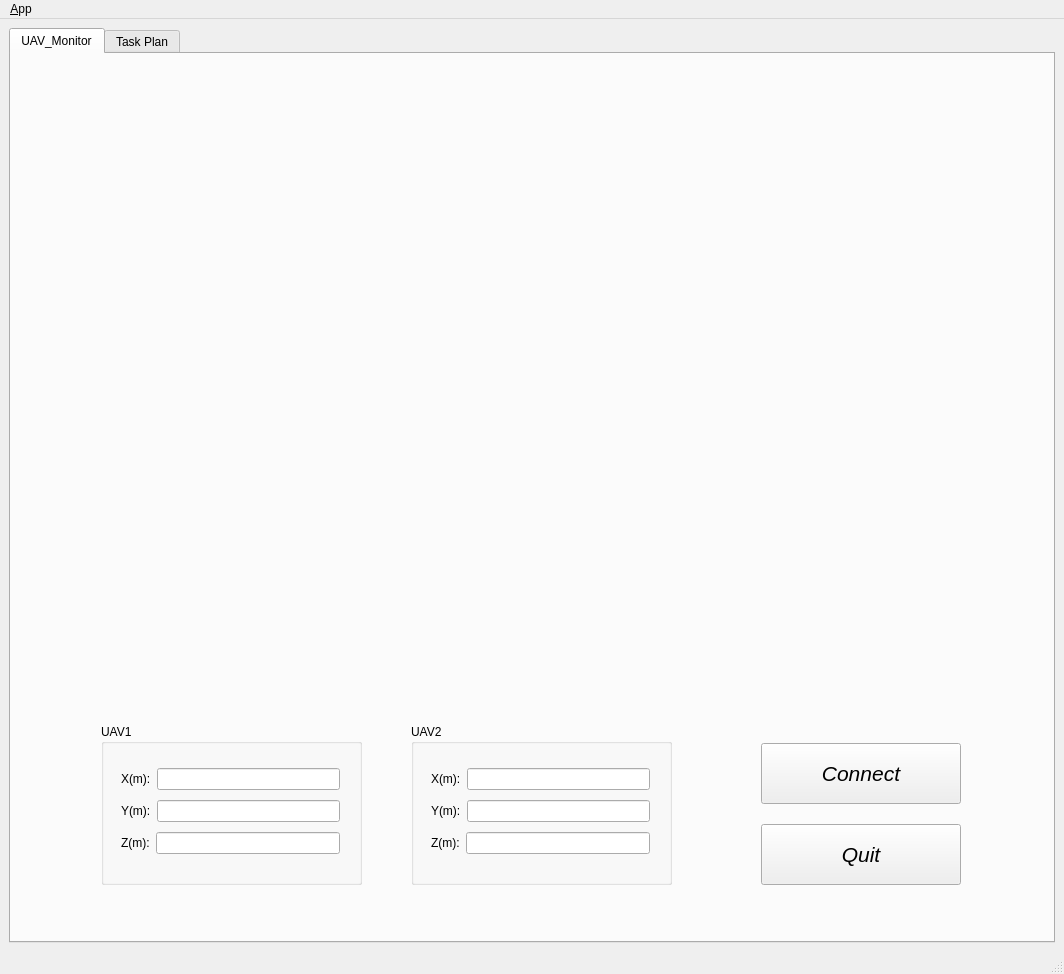
<?xml version="1.0" encoding="UTF-8"?>
<ui version="4.0">
 <class>MainWindowDesign</class>
 <widget class="QMainWindow" name="MainWindowDesign">
  <property name="geometry">
   <rect>
    <x>0</x>
    <y>0</y>
    <width>1064</width>
    <height>974</height>
   </rect>
  </property>
  <property name="windowTitle">
   <string>QRosApp</string>
  </property>
  <property name="windowIcon">
   <iconset>
    <normaloff>:/images/icon.png</normaloff>:/images/icon.png</iconset>
  </property>
  <property name="locale">
   <locale language="English" country="Australia"/>
  </property>
  <widget class="QWidget" name="centralwidget">
   <property name="enabled">
    <bool>true</bool>
   </property>
   <layout class="QHBoxLayout">
    <item>
     <widget class="QTabWidget" name="UAV_Monitor">
      <property name="minimumSize">
       <size>
        <width>100</width>
        <height>0</height>
       </size>
      </property>
      <property name="locale">
       <locale language="English" country="Australia"/>
      </property>
      <property name="currentIndex">
       <number>0</number>
      </property>
      <widget class="QWidget" name="UAV">
       <attribute name="title">
        <string>UAV_Monitor</string>
       </attribute>
       <widget class="QGroupBox" name="groupBox_2">
        <property name="geometry">
         <rect>
          <x>400</x>
          <y>670</y>
          <width>261</width>
          <height>161</height>
         </rect>
        </property>
        <property name="title">
         <string>UAV2</string>
        </property>
        <widget class="QWidget" name="layoutWidget_2">
         <property name="geometry">
          <rect>
           <x>20</x>
           <y>40</y>
           <width>219</width>
           <height>95</height>
          </rect>
         </property>
         <layout class="QVBoxLayout" name="verticalLayout_3">
          <item>
           <layout class="QHBoxLayout" name="horizontalLayout_4">
            <item>
             <widget class="QLabel" name="label_4">
              <property name="text">
               <string>X(m):</string>
              </property>
             </widget>
            </item>
            <item>
             <widget class="QLineEdit" name="lineEdit_4"/>
            </item>
           </layout>
          </item>
          <item>
           <layout class="QHBoxLayout" name="horizontalLayout_5">
            <item>
             <widget class="QLabel" name="label_5">
              <property name="text">
               <string>Y(m):</string>
              </property>
             </widget>
            </item>
            <item>
             <widget class="QLineEdit" name="lineEdit_5"/>
            </item>
           </layout>
          </item>
          <item>
           <layout class="QHBoxLayout" name="horizontalLayout_6">
            <item>
             <widget class="QLabel" name="label_6">
              <property name="text">
               <string>Z(m):</string>
              </property>
             </widget>
            </item>
            <item>
             <widget class="QLineEdit" name="lineEdit_6"/>
            </item>
           </layout>
          </item>
         </layout>
        </widget>
       </widget>
       <widget class="QWidget" name="widget_show" native="true">
        <property name="geometry">
         <rect>
          <x>10</x>
          <y>10</y>
          <width>1000</width>
          <height>600</height>
         </rect>
        </property>
       </widget>
       <widget class="QGroupBox" name="groupBox">
        <property name="geometry">
         <rect>
          <x>90</x>
          <y>670</y>
          <width>261</width>
          <height>161</height>
         </rect>
        </property>
        <property name="title">
         <string>UAV1</string>
        </property>
        <widget class="QWidget" name="layoutWidget">
         <property name="geometry">
          <rect>
           <x>20</x>
           <y>40</y>
           <width>219</width>
           <height>95</height>
          </rect>
         </property>
         <layout class="QVBoxLayout" name="verticalLayout">
          <item>
           <layout class="QHBoxLayout" name="horizontalLayout">
            <item>
             <widget class="QLabel" name="label_1">
              <property name="text">
               <string>X(m):</string>
              </property>
             </widget>
            </item>
            <item>
             <widget class="QLineEdit" name="lineEdit_1"/>
            </item>
           </layout>
          </item>
          <item>
           <layout class="QHBoxLayout" name="horizontalLayout_2">
            <item>
             <widget class="QLabel" name="label_2">
              <property name="text">
               <string>Y(m):</string>
              </property>
             </widget>
            </item>
            <item>
             <widget class="QLineEdit" name="lineEdit_2"/>
            </item>
           </layout>
          </item>
          <item>
           <layout class="QHBoxLayout" name="horizontalLayout_3">
            <item>
             <widget class="QLabel" name="label_3">
              <property name="text">
               <string>Z(m):</string>
              </property>
             </widget>
            </item>
            <item>
             <widget class="QLineEdit" name="lineEdit_3"/>
            </item>
           </layout>
          </item>
         </layout>
        </widget>
       </widget>
       <widget class="QPushButton" name="button_connect">
        <property name="enabled">
         <bool>true</bool>
        </property>
        <property name="geometry">
         <rect>
          <x>750</x>
          <y>689</y>
          <width>200</width>
          <height>61</height>
         </rect>
        </property>
        <property name="sizePolicy">
         <sizepolicy hsizetype="MinimumExpanding" vsizetype="Preferred">
          <horstretch>0</horstretch>
          <verstretch>0</verstretch>
         </sizepolicy>
        </property>
        <property name="font">
         <font>
          <pointsize>16</pointsize>
          <italic>true</italic>
         </font>
        </property>
        <property name="toolTip">
         <string>Set the target to the current joint trajectory state.</string>
        </property>
        <property name="statusTip">
         <string>Clear all waypoints and set the target to the current joint trajectory state.</string>
        </property>
        <property name="text">
         <string>Connect</string>
        </property>
       </widget>
       <widget class="QPushButton" name="button_quit">
        <property name="geometry">
         <rect>
          <x>750</x>
          <y>770</y>
          <width>200</width>
          <height>61</height>
         </rect>
        </property>
        <property name="sizePolicy">
         <sizepolicy hsizetype="MinimumExpanding" vsizetype="Preferred">
          <horstretch>0</horstretch>
          <verstretch>0</verstretch>
         </sizepolicy>
        </property>
        <property name="font">
         <font>
          <pointsize>16</pointsize>
          <italic>true</italic>
         </font>
        </property>
        <property name="text">
         <string>Quit</string>
        </property>
       </widget>
      </widget>
      <widget class="QWidget" name="task">
       <attribute name="title">
        <string>Task Plan</string>
       </attribute>
       <widget class="QTableWidget" name="tableWidget">
        <property name="geometry">
         <rect>
          <x>10</x>
          <y>630</y>
          <width>771</width>
          <height>241</height>
         </rect>
        </property>
        <property name="toolTip">
         <string>&lt;html&gt;&lt;head/&gt;&lt;body&gt;&lt;p&gt;&lt;br/&gt;&lt;/p&gt;&lt;/body&gt;&lt;/html&gt;</string>
        </property>
       </widget>
       <widget class="QWidget" name="widget" native="true">
        <property name="geometry">
         <rect>
          <x>10</x>
          <y>10</y>
          <width>1000</width>
          <height>600</height>
         </rect>
        </property>
       </widget>
       <widget class="QWidget" name="verticalLayoutWidget">
        <property name="geometry">
         <rect>
          <x>800</x>
          <y>630</y>
          <width>211</width>
          <height>251</height>
         </rect>
        </property>
        <layout class="QVBoxLayout" name="verticalLayout_2">
         <item>
          <widget class="QComboBox" name="comboBox">
           <property name="font">
            <font>
             <pointsize>16</pointsize>
             <italic>true</italic>
            </font>
           </property>
           <item>
            <property name="text">
             <string>UAV1</string>
            </property>
           </item>
           <item>
            <property name="text">
             <string>UAV2</string>
            </property>
           </item>
           <item>
            <property name="text">
             <string>UAV3</string>
            </property>
           </item>
           <item>
            <property name="text">
             <string>UAV4</string>
            </property>
           </item>
          </widget>
         </item>
         <item>
          <widget class="QPushButton" name="delete_row">
           <property name="font">
            <font>
             <pointsize>16</pointsize>
             <italic>true</italic>
            </font>
           </property>
           <property name="text">
            <string>Delete Row</string>
           </property>
          </widget>
         </item>
         <item>
          <widget class="QPushButton" name="collision_detection">
           <property name="font">
            <font>
             <pointsize>16</pointsize>
             <italic>true</italic>
            </font>
           </property>
           <property name="text">
            <string>Collision Detection</string>
           </property>
          </widget>
         </item>
         <item>
          <widget class="QPushButton" name="generate_task">
           <property name="font">
            <font>
             <pointsize>16</pointsize>
             <weight>50</weight>
             <italic>true</italic>
             <bold>false</bold>
             <underline>false</underline>
            </font>
           </property>
           <property name="text">
            <string>Generate Task</string>
           </property>
          </widget>
         </item>
         <item>
          <widget class="QPushButton" name="button_quit_2">
           <property name="font">
            <font>
             <pointsize>16</pointsize>
             <italic>true</italic>
            </font>
           </property>
           <property name="text">
            <string>Quit</string>
           </property>
          </widget>
         </item>
        </layout>
       </widget>
      </widget>
     </widget>
    </item>
   </layout>
  </widget>
  <widget class="QMenuBar" name="menubar">
   <property name="geometry">
    <rect>
     <x>0</x>
     <y>0</y>
     <width>1064</width>
     <height>22</height>
    </rect>
   </property>
   <widget class="QMenu" name="menu_File">
    <property name="title">
     <string>&amp;App</string>
    </property>
    <addaction name="action_Preferences"/>
    <addaction name="separator"/>
    <addaction name="actionAbout"/>
    <addaction name="actionAbout_Qt"/>
    <addaction name="separator"/>
    <addaction name="action_Quit"/>
   </widget>
   <addaction name="menu_File"/>
  </widget>
  <widget class="QStatusBar" name="statusbar"/>
  <action name="action_Quit">
   <property name="text">
    <string>&amp;Quit</string>
   </property>
   <property name="shortcut">
    <string>Ctrl+Q</string>
   </property>
   <property name="shortcutContext">
    <enum>Qt::ApplicationShortcut</enum>
   </property>
  </action>
  <action name="action_Preferences">
   <property name="text">
    <string>&amp;Preferences</string>
   </property>
  </action>
  <action name="actionAbout">
   <property name="text">
    <string>&amp;About</string>
   </property>
  </action>
  <action name="actionAbout_Qt">
   <property name="text">
    <string>About &amp;Qt</string>
   </property>
  </action>
 </widget>
 <resources/>
 <connections>
  <connection>
   <sender>action_Quit</sender>
   <signal>triggered()</signal>
   <receiver>MainWindowDesign</receiver>
   <slot>close()</slot>
   <hints>
    <hint type="sourcelabel">
     <x>-1</x>
     <y>-1</y>
    </hint>
    <hint type="destinationlabel">
     <x>399</x>
     <y>299</y>
    </hint>
   </hints>
  </connection>
 </connections>
</ui>
